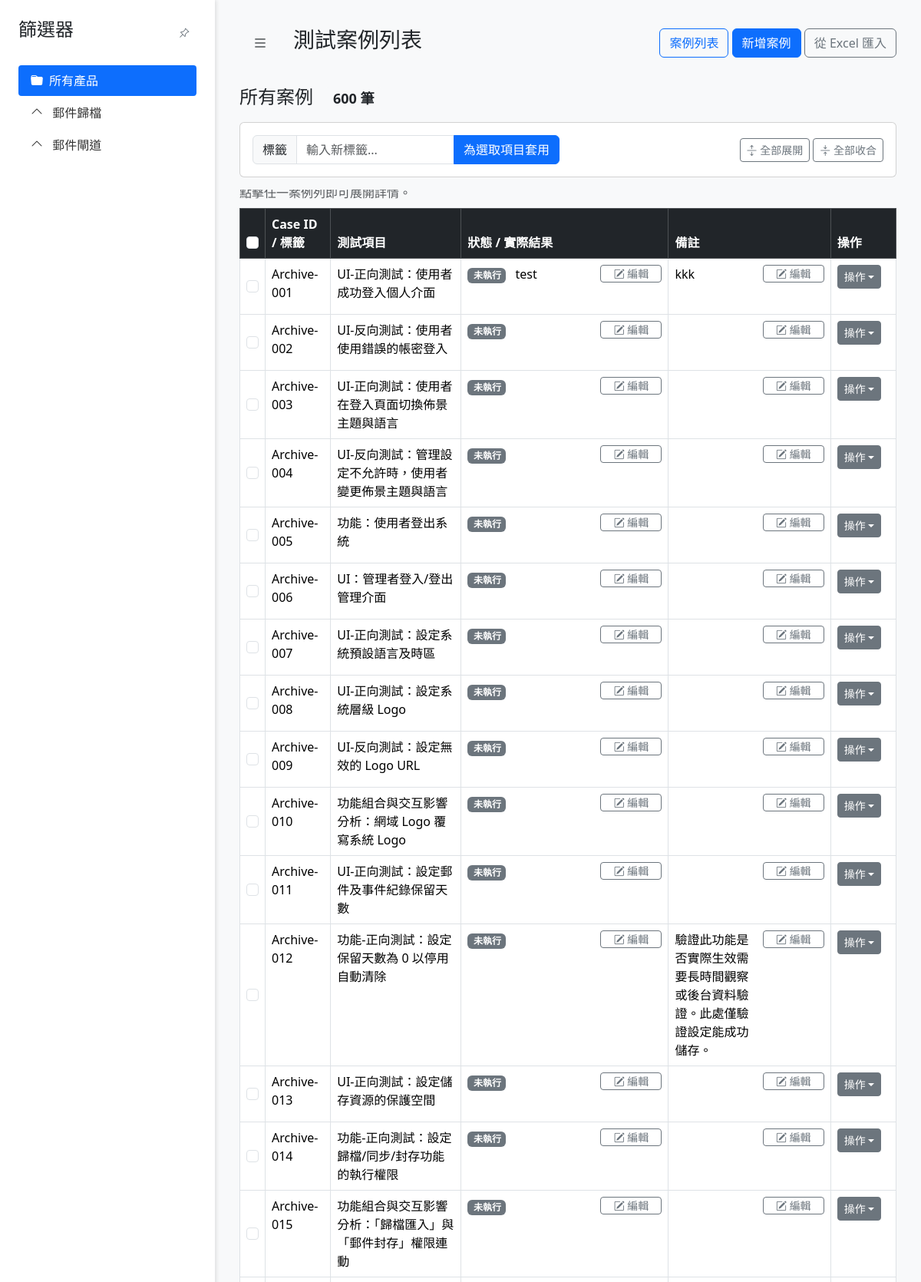
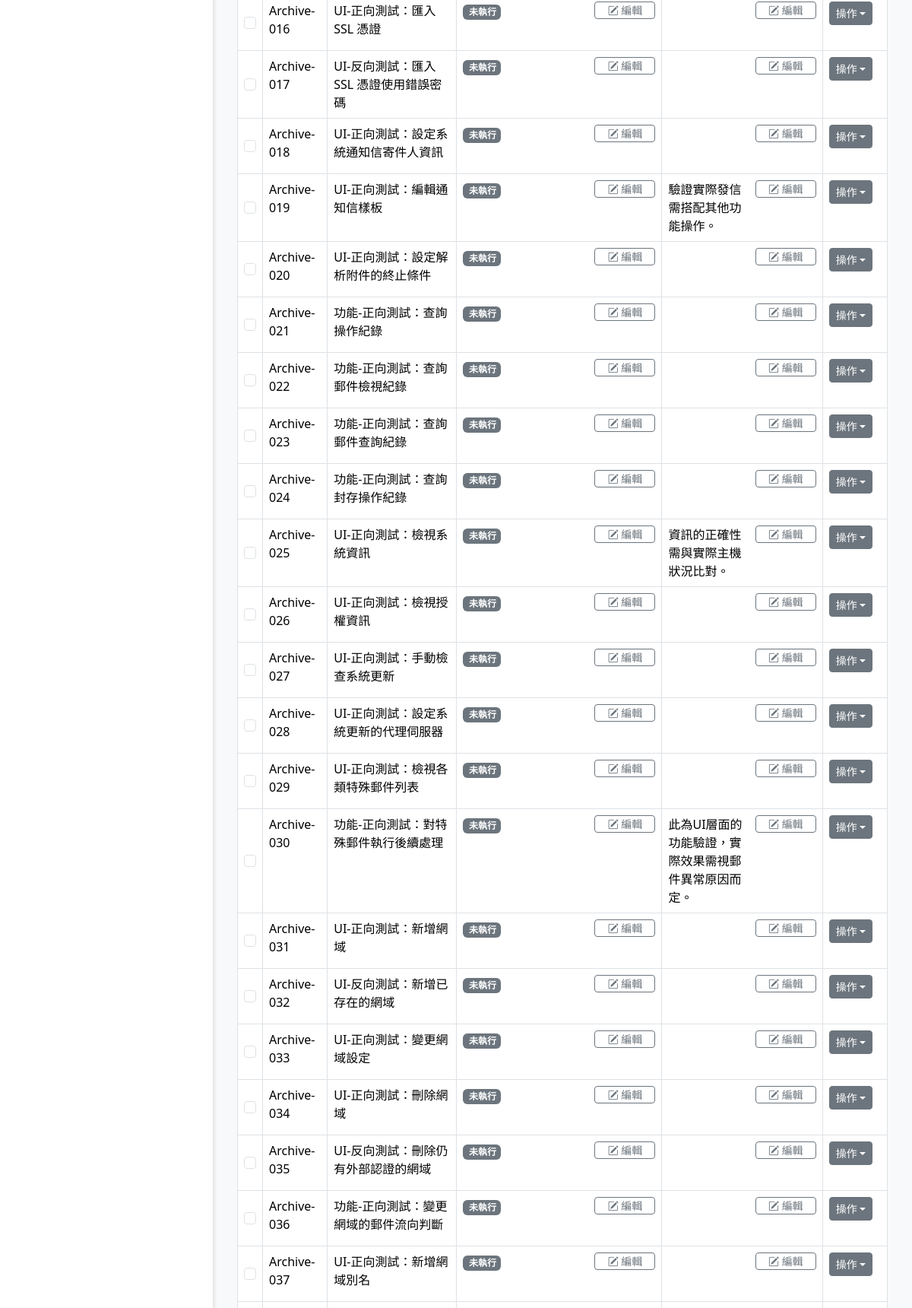
The page / (upper part) on the database its author committed (2 pictures, top to bottom).
### app.py (models this page shows)
class TestCase(db.Model):
    id = db.Column(db.Integer, primary_key=True)
    product_type = db.Column(db.String(50), nullable=False, default='未分類產品')
    category = db.Column(db.String(100), nullable=False)
    main_category = db.Column(db.String(50), nullable=True)
    sub_category = db.Column(db.String(50), nullable=True)
    case_id = db.Column(db.String(50), unique=True, nullable=False)
    test_item = db.Column(db.String(200), nullable=False)
    test_purpose = db.Column(db.Text, nullable=True)
    preconditions = db.Column(db.Text, nullable=True)
    test_steps = db.Column(db.Text, nullable=True)
    expected_result = db.Column(db.Text, nullable=True)
    actual_result = db.Column(db.Text, nullable=True)
    status = db.Column(db.String(20), nullable=False, default='未執行')
    tags = db.Column(db.Text, nullable=True)
    notes = db.Column(db.Text, nullable=True)
    reference = db.Column(db.String(200), nullable=True)

### app.py (the view)
@app.route('/')
def index():
    page = request.args.get('page', 1, type=int)
    all_cases_for_tree = db.session.query(TestCase.product_type, TestCase.main_category, TestCase.sub_category).distinct().all()
    tree_data = {}
    for prod, main_cat, sub_cat in all_cases_for_tree:
        if not prod: continue
        if prod not in tree_data: tree_data[prod] = {}
        if main_cat and main_cat not in tree_data[prod]: tree_data[prod][main_cat] = []
        if main_cat and sub_cat and sub_cat not in tree_data[prod][main_cat]:
            tree_data[prod][main_cat].append(sub_cat)
    selected_product = request.args.get('product')
    selected_main_category = request.args.get('main_category')
    selected_sub_category = request.args.get('sub_category')
    global_precondition = None
    if selected_product:
        global_preconditions = CATEGORY_RULES.get('global_preconditions', {})
        global_precondition = global_preconditions.get(selected_product)
    query = TestCase.query
    if selected_product:
        query = query.filter_by(product_type=selected_product)
    if selected_main_category:
        query = query.filter_by(main_category=selected_main_category)
    if selected_sub_category:
        query = query.filter_by(sub_category=selected_sub_category)
    pagination = query.order_by(TestCase.case_id).paginate(page=page, per_page=50, error_out=False)
    cases_to_display = pagination.items
    return render_template('cases.html',
                           cases=cases_to_display,
                           tree_data=tree_data,
                           pagination=pagination,
                           selected_product=selected_product,
                           selected_main_category=selected_main_category,
                           selected_sub_category=selected_sub_category,
                           global_precondition=global_precondition) # <-- 傳遞新變數到前端

### app.py (called while the page is built)
@app.context_processor
def inject_status_options():
    status_options = ['未執行', '通過', '失敗', '阻塞']
    return dict(status_options=status_options)

### templates/cases.html (shortened to what this page needs)
{% extends 'base.html' %}
{% block page_title %}
    測試案例列表
{% endblock %}
{% block sidebar %}
    <nav class="tree-nav">
        <ul>
            <li>
                <a href="{{ url_for('index') }}" class="{{ 'active-filter' if not selected_product }}">
                    <i class="bi bi-folder-fill me-2"></i>所有產品
                </a>
            </li>
            {% for product, main_categories in tree_data.items()|sort %}
                <li class="parent {% if product == selected_product %}active open{% endif %}">
                    <a href="{{ url_for('index', product=product) }}">
                        {{ product }}
                    </a>
                </li>
            {% endfor %}
        </ul>
    </nav>
{% endblock %}
{% block content %}
    <h4 class="mb-3">
        {% if selected_sub_category %}
            {{ selected_product }} / {{ selected_main_category }} / {{ selected_sub_category }}
        {% elif selected_main_category %}
            {{ selected_product }} / {{ selected_main_category }}
        {% elif selected_product %}
            {{ selected_product }}
        {% else %}
            所有案例
        {% endif %}
        <span class="badge bg-light text-dark ms-2">{{ pagination.total }} 筆</span>
    </h4>
    <form id="bulk-action-form" action="{{ url_for('bulk_add_tag') }}" method="POST">
        <div class="sticky-bar">
            <div class="card">
                <div class="card-body d-flex align-items-center gap-3">
                    <div class="input-group" style="max-width: 400px;">
                        <span class="input-group-text">標籤</span>
                        <input type="text" name="new_tag" class="form-control" required placeholder="輸入新標籤...">
                        <button type="submit" class="btn btn-primary">為選取項目套用</button>
                    </div>
                    <div class="ms-auto">
                        <button type="button" id="expand-all-btn" class="btn btn-outline-secondary btn-sm">
                            <i class="bi bi-arrows-expand"></i> 全部展開
                        </button>
                        <button type="button" id="collapse-all-btn" class="btn btn-outline-secondary btn-sm">
                            <i class="bi bi-arrows-collapse"></i> 全部收合
                        </button>
                    </div>
                </div>
            </div>
        </div>
        <div class="table-responsive">
            <table class="table table-hover table-bordered caption-top table-fixed-layout">
                <caption>點擊任一案例列即可展開詳情。</caption>
                <thead class="table-dark">
                    <tr>
                        <th style="width: 3%;"><input class="form-check-input" type="checkbox" id="select-all-checkbox"></th>
                        <th style="width: 10%;">Case ID / 標籤</th>
                        <th style="width: 20%;">測試項目</th>
                        <th style="width: 32%;">狀態 / 實際結果</th>
                        <th style="width: 25%;">備註</th>
                        <th style="width: 10%;">操作</th>
                    </tr>
                </thead>
                {% for case in cases %}
                    <tbody class="case-group">
                        <tr class="expandable-row" data-bs-target="#collapse-{{ case.id }}" style="cursor: pointer;">
                            <td class="text-center align-middle">
                                <input class="form-check-input case-checkbox" type="checkbox" name="case_ids" value="{{ case.id }}">
                            </td>
                            <td>
                                {{ case.case_id }}
                            </td>
                            <td>{{ case.test_item }}</td>
                            <td>
                                <div id="status-result-wrapper-{{ case.id }}">
                                    {% include 'partials/_status_result_display.html' %}
                                </div>
                            </td>
                            <td>
                                <div id="notes-wrapper-{{ case.id }}">
                                    {% include 'partials/_notes_display.html' %}
                                </div>
                            </td>
                            <td>
                                <div class="dropdown">
                                    <button class="btn btn-secondary btn-sm dropdown-toggle" type="button" data-bs-toggle="dropdown">操作</button>
                                </div>
                            </td>
                        </tr>
                    </tbody>
                {% else %}
                <tbody>
                    <tr>
                        <td colspan="6" class="text-center">找不到符合篩選條件的測試案例。</td>
                    </tr>
                </tbody>
                {% endfor %}
            </table>
        </div>
    </form>
{% endblock %}

### templates/base.html (shortened to what this page needs)
<!DOCTYPE html>
<html lang="zh-Hant">
<head>
    <link href="https://cdn.jsdelivr.net/npm/bootstrap@5.3.3/dist/css/bootstrap.min.css" rel="stylesheet">
    <link rel="stylesheet" href="https://cdn.jsdelivr.net/npm/bootstrap-icons@1.11.3/font/bootstrap-icons.min.css">
</head>
<body class="{{ 'no-sidebar-page' if hide_sidebar else '' }}">
    <aside id="sidebar">
        {% if not hide_sidebar %}
            <div class="sidebar-header">
                <h4>篩選器</h4>
                <button id="pin-sidebar-btn" class="btn btn-sm" title="釘選/取消釘選"><i class="bi bi-pin-angle"></i></button>
            </div>
        {% endif %}
        {% block sidebar %}{% endblock %}
    </aside>
    <main id="content">
        <header id="content-header">
            <div class="d-flex align-items-center">
                {% if not hide_sidebar %}
                    <button id="toggle-sidebar-btn" class="btn btn-lg me-3" title="收合/展開側邊欄"><i class="bi bi-list"></i></button>
                {% endif %}
                <h3>{% block page_title %}{% endblock %}</h3>
            </div>
            <nav>
                <a href="{{ url_for('index') }}" class="btn btn-outline-primary">案例列表</a>
                <a href="{{ url_for('add_case') }}" class="btn btn-primary">新增案例</a>
                <a href="{{ url_for('upload_page') }}" class="btn btn-outline-secondary">從 Excel 匯入</a>
            </nav>
        </header>
        {% block content %}{% endblock %}
    </main>
</body>
</html>

### templates/partials/_status_result_display.html
<div id="status-result-{{ case.id }}" class="cell-edit-trigger">
    <p>
        <span class="badge
            {% if case.status == '通過' %} bg-success
            {% elif case.status == '失敗' %} bg-danger
            {% elif case.status == '阻塞' %} bg-warning text-dark
            {% else %} bg-secondary
            {% endif %} me-2" style="width: 50px;">
            {{ case.status }}
        </span>
        <span style="white-space: pre-wrap;">{{ case.actual_result or '' }}</span>
    </p>
    <button hx-get="{{ url_for('edit_status_result', id=case.id) }}"
            hx-target="#status-result-wrapper-{{ case.id }}"
            hx-swap="innerHTML"
            class="btn btn-outline-secondary btn-sm py-0">
        <i class="bi bi-pencil-square"></i> 編輯
    </button>
</div>

### templates/partials/_notes_display.html
<div id="notes-{{ case.id }}" class="cell-edit-trigger">
    <p style="white-space: pre-wrap;">{{ case.notes or '' }}</p>
    <button hx-get="{{ url_for('edit_notes', id=case.id) }}"
            hx-target="#notes-wrapper-{{ case.id }}"
            hx-swap="innerHTML"
            class="btn btn-outline-secondary btn-sm py-0">
        <i class="bi bi-pencil-square"></i> 編輯
    </button>
</div>

### templates/base.html (style rules this page uses)
body { display: flex; background-color: #f8f9fa; }
#sidebar { width: 280px; flex-shrink: 0; min-height: 100vh; background: #fff; padding: 1.5rem; box-shadow: 2px 0 5px rgba(0,0,0,0.1); transition: margin-left 0.3s ease-in-out; }
#content { flex-grow: 1; padding: 2rem; width: calc(100% - 280px); transition: width 0.3s ease-in-out, margin-left 0.3s ease-in-out; }
.sidebar-header { display: flex; justify-content: space-between; align-items: center; margin-bottom: 1.5rem; }
.sidebar-header .btn { color: #6c757d; }
.tree-nav ul { list-style-type: none; padding-left: 0; }
.tree-nav li a { display: block; padding: 0.5rem 1rem; text-decoration: none; color: #333; border-radius: 0.25rem; }
.tree-nav .parent > a::before { content: '\F286'; font-family: 'bootstrap-icons'; margin-right: 0.5rem; transition: transform 0.2s ease; }
.tree-nav .active-filter { background-color: #0d6efd; color: white !important; }
#content-header { display: flex; justify-content: space-between; align-items: center; margin-bottom: 2rem; }
.cell-edit-trigger { display: flex; justify-content: space-between; align-items: flex-start; width: 100%; height: 100%; }
.cell-edit-trigger p { margin-bottom: 0; flex-grow: 1; padding-right: 10px; }
.cell-edit-trigger .btn { flex-shrink: 0; width: 80px; }
.sticky-bar { position: sticky;top: 0; z-index: 1020; background-color: #f8f9fa; padding-bottom: 1rem; margin-bottom: -1rem; }

### rows shown on the page
TestCase: case_id "Archive-001", test_item "UI-正向測試：使用者成功登入個人介面", status "未執行", actual_result "test", notes "kkk"
TestCase: case_id "Archive-002", test_item "UI-反向測試：使用者使用錯誤的帳密登入", status "未執行"
TestCase: case_id "Archive-003", test_item "UI-正向測試：使用者在登入頁面切換佈景主題與語言", status "未執行"
TestCase: case_id "Archive-004", test_item "UI-反向測試：管理設定不允許時，使用者變更佈景主題與語言", status "未執行"
TestCase: case_id "Archive-005", test_item "功能：使用者登出系統", status "未執行"
TestCase: case_id "Archive-006", test_item "UI：管理者登入/登出管理介面", status "未執行"
TestCase: case_id "Archive-007", test_item "UI-正向測試：設定系統預設語言及時區", status "未執行"
TestCase: case_id "Archive-008", test_item "UI-正向測試：設定系統層級 Logo", status "未執行"
TestCase: case_id "Archive-009", test_item "UI-反向測試：設定無效的 Logo URL", status "未執行"
TestCase: case_id "Archive-010", test_item "功能組合與交互影響分析：網域 Logo 覆寫系統 Logo", status "未執行"
TestCase: case_id "Archive-011", test_item "UI-正向測試：設定郵件及事件紀錄保留天數", status "未執行"
TestCase: case_id "Archive-012", test_item "功能-正向測試：設定保留天數為 0 以停用自動清除", status "未執行", notes "驗證此功能是否實際生效需要長時間觀察或後台資料驗證。此處僅驗證設定能成功儲存。"
TestCase: case_id "Archive-013", test_item "UI-正向測試：設定儲存資源的保護空間", status "未執行"
TestCase: case_id "Archive-014", test_item "功能-正向測試：設定歸檔/同步/封存功能的執行權限", status "未執行"
TestCase: case_id "Archive-015", test_item "功能組合與交互影響分析：「歸檔匯入」與「郵件封存」權限連動", status "未執行"
TestCase: case_id "Archive-016", test_item "UI-正向測試：匯入 SSL 憑證", status "未執行"
TestCase: case_id "Archive-017", test_item "UI-反向測試：匯入 SSL 憑證使用錯誤密碼", status "未執行"
TestCase: case_id "Archive-018", test_item "UI-正向測試：設定系統通知信寄件人資訊", status "未執行"
TestCase: case_id "Archive-019", test_item "UI-正向測試：編輯通知信樣板", status "未執行", notes "驗證實際發信需搭配其他功能操作。"
TestCase: case_id "Archive-020", test_item "UI-正向測試：設定解析附件的終止條件", status "未執行"
TestCase: case_id "Archive-021", test_item "功能-正向測試：查詢操作紀錄", status "未執行"
TestCase: case_id "Archive-022", test_item "功能-正向測試：查詢郵件檢視紀錄", status "未執行"
TestCase: case_id "Archive-023", test_item "功能-正向測試：查詢郵件查詢紀錄", status "未執行"
TestCase: case_id "Archive-024", test_item "功能-正向測試：查詢封存操作紀錄", status "未執行"
TestCase: case_id "Archive-025", test_item "UI-正向測試：檢視系統資訊", status "未執行", notes "資訊的正確性需與實際主機狀況比對。"
TestCase: case_id "Archive-026", test_item "UI-正向測試：檢視授權資訊", status "未執行"
TestCase: case_id "Archive-027", test_item "UI-正向測試：手動檢查系統更新", status "未執行"
TestCase: case_id "Archive-028", test_item "UI-正向測試：設定系統更新的代理伺服器", status "未執行"
TestCase: case_id "Archive-029", test_item "UI-正向測試：檢視各類特殊郵件列表", status "未執行"
TestCase: case_id "Archive-030", test_item "功能-正向測試：對特殊郵件執行後續處理", status "未執行"

### other values the page prints
{{ product }} "郵件歸檔" "郵件閘道"
{{ pagination.total }} "600"
